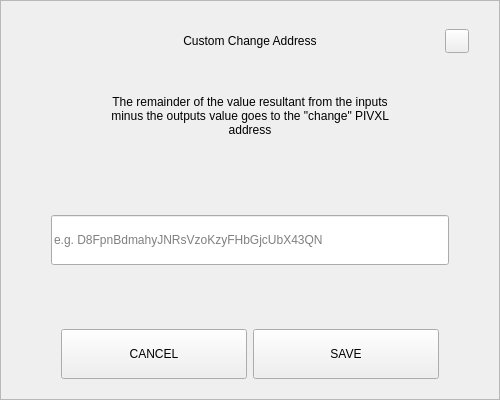
<?xml version="1.0" encoding="UTF-8"?>
<ui version="4.0">
 <class>SendChangeAddressDialog</class>
 <widget class="QDialog" name="SendChangeAddressDialog">
  <property name="geometry">
   <rect>
    <x>0</x>
    <y>0</y>
    <width>500</width>
    <height>400</height>
   </rect>
  </property>
  <property name="windowTitle">
   <string>Dialog</string>
  </property>
  <layout class="QVBoxLayout" name="verticalLayout">
   <property name="spacing">
    <number>0</number>
   </property>
   <property name="leftMargin">
    <number>0</number>
   </property>
   <property name="topMargin">
    <number>0</number>
   </property>
   <property name="rightMargin">
    <number>0</number>
   </property>
   <property name="bottomMargin">
    <number>0</number>
   </property>
   <item>
    <widget class="QFrame" name="frame">
     <property name="styleSheet">
      <string notr="true"/>
     </property>
     <property name="frameShape">
      <enum>QFrame::StyledPanel</enum>
     </property>
     <property name="frameShadow">
      <enum>QFrame::Raised</enum>
     </property>
     <layout class="QVBoxLayout" name="verticalLayout_2" stretch="0,0,0,0,0,0,0">
      <property name="spacing">
       <number>0</number>
      </property>
      <property name="leftMargin">
       <number>30</number>
      </property>
      <property name="topMargin">
       <number>20</number>
      </property>
      <property name="rightMargin">
       <number>30</number>
      </property>
      <property name="bottomMargin">
       <number>20</number>
      </property>
      <item>
       <layout class="QHBoxLayout" name="horizontalLayout_3">
        <property name="spacing">
         <number>0</number>
        </property>
        <item>
         <spacer name="horizontalSpacer_2">
          <property name="orientation">
           <enum>Qt::Horizontal</enum>
          </property>
          <property name="sizeHint" stdset="0">
           <size>
            <width>40</width>
            <height>20</height>
           </size>
          </property>
         </spacer>
        </item>
        <item>
         <widget class="QLabel" name="labelTitle">
          <property name="minimumSize">
           <size>
            <width>0</width>
            <height>40</height>
           </size>
          </property>
          <property name="maximumSize">
           <size>
            <width>16777215</width>
            <height>40</height>
           </size>
          </property>
          <property name="styleSheet">
           <string notr="true">padding-left:24px;</string>
          </property>
          <property name="text">
           <string>Custom Change Address</string>
          </property>
          <property name="alignment">
           <set>Qt::AlignCenter</set>
          </property>
          <property name="margin">
           <number>7</number>
          </property>
         </widget>
        </item>
        <item>
         <spacer name="horizontalSpacer">
          <property name="orientation">
           <enum>Qt::Horizontal</enum>
          </property>
          <property name="sizeHint" stdset="0">
           <size>
            <width>40</width>
            <height>20</height>
           </size>
          </property>
         </spacer>
        </item>
        <item>
         <widget class="QPushButton" name="btnEsc">
          <property name="minimumSize">
           <size>
            <width>24</width>
            <height>24</height>
           </size>
          </property>
          <property name="maximumSize">
           <size>
            <width>24</width>
            <height>24</height>
           </size>
          </property>
          <property name="focusPolicy">
           <enum>Qt::NoFocus</enum>
          </property>
          <property name="text">
           <string/>
          </property>
         </widget>
        </item>
       </layout>
      </item>
      <item>
       <spacer name="verticalSpacer_2">
        <property name="orientation">
         <enum>Qt::Vertical</enum>
        </property>
        <property name="sizeType">
         <enum>QSizePolicy::Fixed</enum>
        </property>
        <property name="sizeHint" stdset="0">
         <size>
          <width>20</width>
          <height>20</height>
         </size>
        </property>
       </spacer>
      </item>
      <item alignment="Qt::AlignHCenter">
       <widget class="QLabel" name="labelMessage">
        <property name="minimumSize">
         <size>
          <width>0</width>
          <height>70</height>
         </size>
        </property>
        <property name="text">
         <string>The remainder of the value resultant from the inputs minus the outputs value goes to the &quot;change&quot; PIVXL address</string>
        </property>
        <property name="alignment">
         <set>Qt::AlignCenter</set>
        </property>
        <property name="wordWrap">
         <bool>true</bool>
        </property>
       </widget>
      </item>
      <item>
       <spacer name="verticalSpacer_3">
        <property name="orientation">
         <enum>Qt::Vertical</enum>
        </property>
        <property name="sizeHint" stdset="0">
         <size>
          <width>20</width>
          <height>40</height>
         </size>
        </property>
       </spacer>
      </item>
      <item>
       <layout class="QHBoxLayout" name="horizontalLayout_2">
        <property name="spacing">
         <number>0</number>
        </property>
        <property name="leftMargin">
         <number>20</number>
        </property>
        <property name="rightMargin">
         <number>20</number>
        </property>
        <item>
         <widget class="QLineEdit" name="lineEditAddress">
          <property name="minimumSize">
           <size>
            <width>0</width>
            <height>50</height>
           </size>
          </property>
          <property name="placeholderText">
           <string notr="true">e.g. D8FpnBdmahyJNRsVzoKzyFHbGjcUbX43QN</string>
          </property>
         </widget>
        </item>
       </layout>
      </item>
      <item>
       <spacer name="verticalSpacer">
        <property name="orientation">
         <enum>Qt::Vertical</enum>
        </property>
        <property name="sizeHint" stdset="0">
         <size>
          <width>20</width>
          <height>40</height>
         </size>
        </property>
       </spacer>
      </item>
      <item>
       <layout class="QHBoxLayout" name="horizontalLayout" stretch="2,2">
        <property name="spacing">
         <number>6</number>
        </property>
        <property name="leftMargin">
         <number>30</number>
        </property>
        <property name="rightMargin">
         <number>30</number>
        </property>
        <item>
         <widget class="QPushButton" name="btnCancel">
          <property name="minimumSize">
           <size>
            <width>180</width>
            <height>50</height>
           </size>
          </property>
          <property name="focusPolicy">
           <enum>Qt::NoFocus</enum>
          </property>
          <property name="text">
           <string>CANCEL</string>
          </property>
         </widget>
        </item>
        <item>
         <widget class="QPushButton" name="btnSave">
          <property name="minimumSize">
           <size>
            <width>180</width>
            <height>50</height>
           </size>
          </property>
          <property name="focusPolicy">
           <enum>Qt::NoFocus</enum>
          </property>
          <property name="text">
           <string>SAVE</string>
          </property>
         </widget>
        </item>
       </layout>
      </item>
     </layout>
    </widget>
   </item>
  </layout>
 </widget>
 <resources/>
 <connections/>
</ui>
